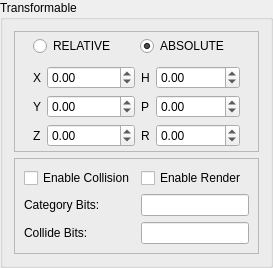
         <widget class="QGroupBox" name="transformableGroupBox">
          <property name="enabled">
           <bool>true</bool>
          </property>
          <property name="sizePolicy">
           <sizepolicy hsizetype="Preferred" vsizetype="Maximum">
            <horstretch>0</horstretch>
            <verstretch>0</verstretch>
           </sizepolicy>
          </property>
          <property name="title">
           <string>Transformable</string>
          </property>
          <property name="checkable">
           <bool>false</bool>
          </property>
          <layout class="QVBoxLayout" name="verticalLayout">
           <item>
            <widget class="QFrame" name="frame_3">
             <property name="frameShape">
              <enum>QFrame::StyledPanel</enum>
             </property>
             <layout class="QVBoxLayout" name="verticalLayout_2">
              <property name="topMargin">
               <number>2</number>
              </property>
              <property name="bottomMargin">
               <number>2</number>
              </property>
              <item>
               <widget class="QWidget" name="widget" native="true">
                <layout class="QHBoxLayout" name="horizontalLayout_3">
                 <property name="topMargin">
                  <number>2</number>
                 </property>
                 <property name="bottomMargin">
                  <number>2</number>
                 </property>
                 <item>
                  <widget class="QRadioButton" name="transRELRadioButton">
                   <property name="text">
                    <string>RELATIVE</string>
                   </property>
                  </widget>
                 </item>
                 <item>
                  <widget class="QRadioButton" name="transABSRadioButton">
                   <property name="text">
                    <string>ABSOLUTE</string>
                   </property>
                   <property name="checked">
                    <bool>true</bool>
                   </property>
                  </widget>
                 </item>
                </layout>
               </widget>
              </item>
              <item>
               <widget class="QFrame" name="frame_2">
                <property name="frameShape">
                 <enum>QFrame::NoFrame</enum>
                </property>
                <property name="frameShadow">
                 <enum>QFrame::Raised</enum>
                </property>
                <layout class="QGridLayout" name="gridLayout_3">
                 <property name="topMargin">
                  <number>2</number>
                 </property>
                 <property name="bottomMargin">
                  <number>2</number>
                 </property>
                 <item row="2" column="5">
                  <widget class="QLabel" name="label_7">
                   <property name="sizePolicy">
                    <sizepolicy hsizetype="Fixed" vsizetype="Preferred">
                     <horstretch>0</horstretch>
                     <verstretch>0</verstretch>
                    </sizepolicy>
                   </property>
                   <property name="text">
                    <string>R</string>
                   </property>
                  </widget>
                 </item>
                 <item row="0" column="5">
                  <widget class="QLabel" name="label_5">
                   <property name="sizePolicy">
                    <sizepolicy hsizetype="Fixed" vsizetype="Preferred">
                     <horstretch>0</horstretch>
                     <verstretch>0</verstretch>
                    </sizepolicy>
                   </property>
                   <property name="text">
                    <string>H</string>
                   </property>
                  </widget>
                 </item>
                 <item row="0" column="2">
                  <widget class="QLabel" name="label_2">
                   <property name="sizePolicy">
                    <sizepolicy hsizetype="Fixed" vsizetype="Preferred">
                     <horstretch>0</horstretch>
                     <verstretch>0</verstretch>
                    </sizepolicy>
                   </property>
                   <property name="text">
                    <string>X</string>
                   </property>
                  </widget>
                 </item>
                 <item row="1" column="2">
                  <widget class="QLabel" name="label_3">
                   <property name="sizePolicy">
                    <sizepolicy hsizetype="Fixed" vsizetype="Preferred">
                     <horstretch>0</horstretch>
                     <verstretch>0</verstretch>
                    </sizepolicy>
                   </property>
                   <property name="text">
                    <string>Y</string>
                   </property>
                  </widget>
                 </item>
                 <item row="1" column="5">
                  <widget class="QLabel" name="label_6">
                   <property name="sizePolicy">
                    <sizepolicy hsizetype="Fixed" vsizetype="Preferred">
                     <horstretch>0</horstretch>
                     <verstretch>0</verstretch>
                    </sizepolicy>
                   </property>
                   <property name="text">
                    <string>P</string>
                   </property>
                  </widget>
                 </item>
                 <item row="2" column="2">
                  <widget class="QLabel" name="label_4">
                   <property name="sizePolicy">
                    <sizepolicy hsizetype="Fixed" vsizetype="Preferred">
                     <horstretch>0</horstretch>
                     <verstretch>0</verstretch>
                    </sizepolicy>
                   </property>
                   <property name="text">
                    <string>Z</string>
                   </property>
                  </widget>
                 </item>
                 <item row="0" column="3">
                  <widget class="QDoubleSpinBox" name="transXEdit">
                   <property name="minimum">
                    <double>-999999.000000000000000</double>
                   </property>
                   <property name="maximum">
                    <double>999999.000000000000000</double>
                   </property>
                  </widget>
                 </item>
                 <item row="0" column="6">
                  <widget class="QDoubleSpinBox" name="transHEdit">
                   <property name="minimum">
                    <double>-360.000000000000000</double>
                   </property>
                   <property name="maximum">
                    <double>360.000000000000000</double>
                   </property>
                  </widget>
                 </item>
                 <item row="1" column="6">
                  <widget class="QDoubleSpinBox" name="transPEdit">
                   <property name="minimum">
                    <double>-360.000000000000000</double>
                   </property>
                   <property name="maximum">
                    <double>360.000000000000000</double>
                   </property>
                  </widget>
                 </item>
                 <item row="2" column="6">
                  <widget class="QDoubleSpinBox" name="transREdit">
                   <property name="minimum">
                    <double>-360.000000000000000</double>
                   </property>
                   <property name="maximum">
                    <double>360.000000000000000</double>
                   </property>
                  </widget>
                 </item>
                 <item row="1" column="3">
                  <widget class="QDoubleSpinBox" name="transYEdit">
                   <property name="minimum">
                    <double>-999999.000000000000000</double>
                   </property>
                   <property name="maximum">
                    <double>999999.000000000000000</double>
                   </property>
                  </widget>
                 </item>
                 <item row="2" column="3">
                  <widget class="QDoubleSpinBox" name="transZEdit">
                   <property name="minimum">
                    <double>-999999.000000000000000</double>
                   </property>
                   <property name="maximum">
                    <double>999999.000000000000000</double>
                   </property>
                  </widget>
                 </item>
                </layout>
               </widget>
              </item>
             </layout>
            </widget>
           </item>
           <item>
            <widget class="QFrame" name="frame">
             <property name="frameShape">
              <enum>QFrame::StyledPanel</enum>
             </property>
             <property name="frameShadow">
              <enum>QFrame::Plain</enum>
             </property>
             <layout class="QGridLayout" name="gridLayout_5">
              <item row="0" column="0">
               <widget class="QCheckBox" name="transCollisionToggle">
                <property name="toolTip">
                 <string>Enable Collision Detection</string>
                </property>
                <property name="text">
                 <string>Enable Collision</string>
                </property>
               </widget>
              </item>
              <item row="0" column="2">
               <widget class="QCheckBox" name="transRenderToggle">
                <property name="toolTip">
                 <string>Render the assigned collision shape</string>
                </property>
                <property name="text">
                 <string>Enable Render</string>
                </property>
               </widget>
              </item>
              <item row="1" column="0">
               <widget class="QLabel" name="label_16">
                <property name="text">
                 <string>Category Bits:</string>
                </property>
               </widget>
              </item>
              <item row="2" column="0">
               <widget class="QLabel" name="label_17">
                <property name="text">
                 <string>Collide Bits:</string>
                </property>
               </widget>
              </item>
              <item row="1" column="2">
               <widget class="QLineEdit" name="transCategoryEdit">
                <property name="text">
                 <string/>
                </property>
                <property name="maxLength">
                 <number>32767</number>
                </property>
               </widget>
              </item>
              <item row="2" column="2">
               <widget class="QLineEdit" name="transCollideEdit">
                <property name="text">
                 <string/>
                </property>
               </widget>
              </item>
             </layout>
            </widget>
           </item>
          </layout>
          <zorder>frame</zorder>
          <zorder>frame_3</zorder>
         </widget>
